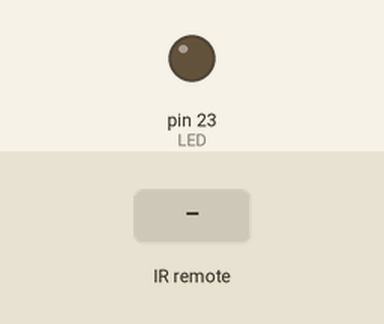
The sketch below on a simulated Arduino Mega 2560, built with avr-gcc and run on an emulated ATmega2560. Parts: output pins drawn as LEDs (lit = HIGH). The inputs (shaded band) are chosen by the test bench.

Above: at 1.2 s.
1.3 s: infrared code 0x3 received
At 2.5 s:
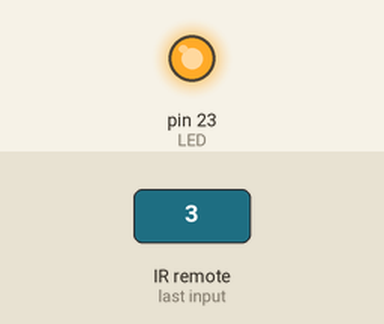
2.8 s: infrared code 0x2 received
At 3.7 s:
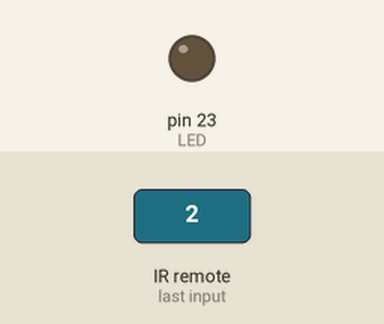
Timing chart, 0 to 5.8 s (numbered marks = the images above; inputs shaded):
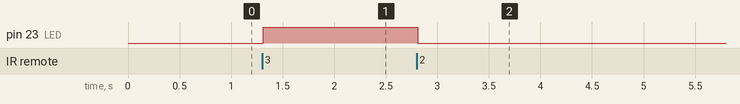

Measured:
- after the input at 1.3 s, pin 23 (LED): LOW → HIGH at once
- after the input at 2.8 s, pin 23 (LED): HIGH → LOW at once

The sketch:

IR.ino
```cpp
//================================================================================================

// Biblio do sensor infra vermelho ky022

// Versão reduzida deste código:
// https://github.com/Arduino-IRremote/Arduino-IRremote/blob/master/examples/SimpleReceiver/SimpleReceiver.ino

#define IR 15
#define LED 23

#include <Arduino.h>
#include <IRremote.h> // include the library

#define comandoIr IrReceiver.decodedIRData.command

bool ON = false;

void setupIr();
void updateOn();
void runIr();

void setupIr(){
  IrReceiver.begin(IR, true);
  pinMode(LED, OUTPUT);
}

void updateOn() {
  switch (comandoIr) {
    case 0x3:
      ON = true;
    break;
    case 0x2:
      ON = false;
    break;
    default:break;
  }
  digitalWrite(LED, ON ? HIGH : LOW);
}

void runIr() {

  if (IrReceiver.decode())
    IrReceiver.resume(), // Early enable receiving of the next IR frame
    updateOn();

}

//================================================================================================

void setup() {

  Serial.begin(9600);

  setupIr();

}

void loop() {

  runIr();
  delay(10);

}

//================================================================================================
```
